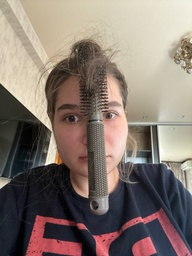
#> input picture LR_3/nuvotivsi.jpg, 192 x 256 px, shrunk from 960 x 1280 before the run
$ python LR_3.py
#> lines starting #> are read from the running program, lines starting #| are printed output that depends on the picture
import cv2
import numpy as np

def gaussian_function(x, y, sigma, center_x, center_y):
    coefficient = 1 / (2 * np.pi * (sigma ** 2))
    exponent = np.exp(-((x - center_x) ** 2 + (y - center_y) ** 2) / (2 * (sigma ** 2)))
    return coefficient * exponent

def gaussian_blur(input_image, kernel_dimension, sigma_value):
    kernel_matrix = np.ones((kernel_dimension, kernel_dimension))
    center = (kernel_dimension - 1) / 2

    # Заполнение ядра значениями функции Гаусса
    for i in range(kernel_dimension):
        for j in range(kernel_dimension):
            kernel_matrix[i, j] = gaussian_function(i, j, sigma_value, center, center)

    print("Kernel Matrix for size: ", kernel_dimension)
    print(kernel_matrix)

    # Нормализация ядра
    kernel_sum = kernel_matrix.sum()
    kernel_matrix /= kernel_sum
    print("Normalized Kernel Matrix: \n", kernel_matrix, "\n")

    blurred_image = input_image.copy()
    offset = kernel_dimension // 2

    # Применение гауссового размывания
    for y in range(offset, blurred_image.shape[0] - offset):
        for x in range(offset, blurred_image.shape[1] - offset):
            pixel_value = 0
            for ky in range(-offset, offset + 1):
                for kx in range(-offset, offset + 1):
                    pixel_value += input_image[y + ky, x + kx] * kernel_matrix[ky + offset, kx + offset]
            blurred_image[y, x] = pixel_value
    return blurred_image

# Загрузка изображения и применение фильтра
original_image = cv2.imread("nuvotivsi.jpg", cv2.IMREAD_GRAYSCALE)
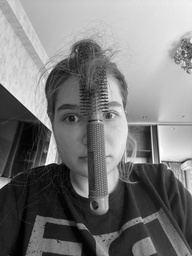
#> original_image: shape (256, 192); min 0, max 255, mean 122.7
blurred_1 = gaussian_blur(original_image, 3, 100)
#> after the loop in gaussian_blur, `for y in range(offset, blurred_image.shape[0] - offset):`:
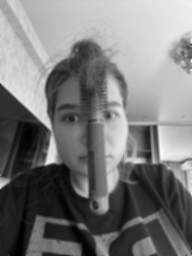
#> blurred_image: shape (256, 192); min 1, max 251, mean 122.2
# [4 lines of commented-out code are left out]
blurred_6 = gaussian_blur(original_image, 11, 100)
#> call 2 of gaussian_blur, with kernel_dimension = 11, sigma_value = 100
#> after the loop in gaussian_blur (call 2), `for y in range(offset, blurred_image.shape[0] - offset):`:
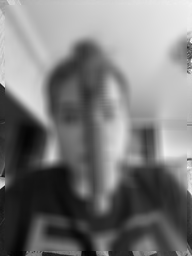
#> blurred_image: shape (256, 192); min 1, max 250, mean 122.2

# Размер для отображения
scaling_factor = 50
new_width = int(original_image.shape[1] * scaling_factor / 100)
#> new_width = 96
new_height = int(original_image.shape[0] * scaling_factor / 100)
#> new_height = 128
new_dimensions = (new_width, new_height)
#> new_dimensions = (96, 128)

resized_original = cv2.resize(original_image, new_dimensions, interpolation=cv2.INTER_AREA)
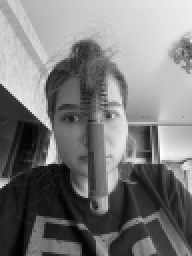
#> resized_original: shape (128, 96) (shown 2 times larger); min 1, max 253, mean 122.8
resized_blur1 = cv2.resize(blurred_1, new_dimensions, interpolation=cv2.INTER_AREA)
# [4 lines of commented-out code are left out]
resized_blur6 = cv2.resize(blurred_6, new_dimensions, interpolation=cv2.INTER_AREA)

cv2.imshow("Original Image", resized_original)
cv2.imshow("Kernel size 3 | Std Dev 100", resized_blur1)
# [4 lines of commented-out code are left out]
cv2.imshow("Kernel size 7 | Std Dev 100", resized_blur6)
cv2.waitKey(0)
cv2.destroyAllWindows()
